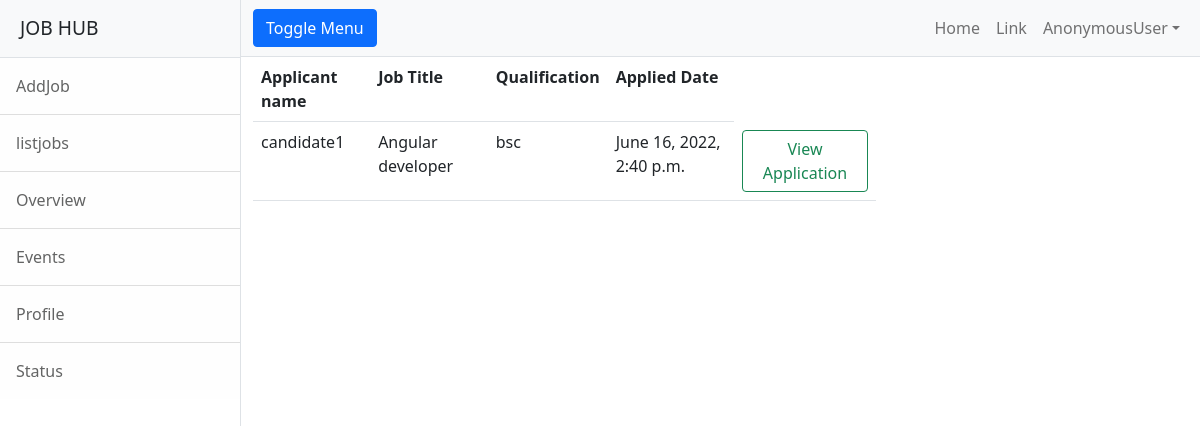
/employer/application/all/11, run on the app's committed database.
### employer/models.py (models this page shows)
class Application(models.Model):
    applicant=models.ForeignKey(User,on_delete=models.CASCADE,related_name="applicant")
    job=models.ForeignKey(Jobs,on_delete=models.CASCADE)
    options=(
        ("applied","applied"),
        ("accepted","accepted"),
        ("pending","pending"),
        ("cancelled","cancelled")
    )
    status=models.CharField(max_length=120,choices=options,default="applied")
    date=models.DateTimeField(auto_now_add=True)
    class Meta:
        unique_together=("applicant","job")

class User(AbstractUser):
    options=(
        ("employer","employer"),
        ("candidate","candidate")
    )
    role=models.CharField(max_length=120,choices=options,default="candidate")
    phone=models.CharField(max_length=12,null=True)
    location=models.CharField(max_length=120)
    email=models.CharField(max_length=120)

class Jobs(models.Model):
    job_title_name = models.CharField(max_length=150)
    company = models.ForeignKey(User, on_delete=models.CASCADE, related_name="company")
    location = models.CharField(max_length=120)
    salary = models.PositiveIntegerField(null=True)
    experience = models.PositiveIntegerField(default=0)
    created_date = models.DateField(auto_now_add=True)
    last_date = models.DateField(null=True)
    active_status = models.BooleanField(default=True)
    description=models.CharField(max_length=150)

### candidate/models.py (models this page shows)
class Candidateprofile(models.Model):
    user=models.OneToOneField(User,on_delete=models.CASCADE,related_name="candidate")
    profile_pic=models.ImageField(upload_to="candidate")
    resume=models.FileField(upload_to="cv",null=True)
    qualification=models.CharField(max_length=120)
    skills=models.CharField(max_length=120)
    experience=models.PositiveIntegerField(default=0)
    age=models.PositiveIntegerField(default=0)
    location=models.CharField(max_length=120)

### employer/views.py (the view)
# urls.py: path("application/all/<int:id>",views.EmployerApplicationList.as_view(),name="emp-applistjob"),
class EmployerApplicationList(ListView):
    model=Application
    context_object_name = "applications"
    template_name = "emp-applicationlist.html"
    def get_queryset(self):
        return Application.objects.filter(job=self.kwargs.get("id")) .exclude(status="cancelled")

### employer/templates/emp-applicationlist.html (shortened to what this page needs)
{%extends 'base.html'%}
{%block body_block%}
    <div class="col-8">
        <table class="table">
            <tr>
                <th>Applicant name</th>
                <th>Job Title</th>
                <th>Qualification</th>
                <th>Applied Date</th>
            </tr>
            {%for application in applications%}
            <tr>
                <td>{{application.applicant.username}}</td>
                <td>{{application.job.job_title_name}}</td>
                <td>{{application.applicant.candidate.qualification}}</td>
                <td>{{application.date}}</td>
                <td> <a href="{%url 'emp-detailapp' application.id%}" class="btn btn-outline-success">View Application</a>
</td>
            </tr>
            {%endfor%}
        </table>
    </div>
</div>
{%endblock%}

### data on the page
Application: applicant.username "candidate1", job.job_title_name "Angular developer", applicant.candidate.qualification "bsc", date "June 16, 2022, 2:40 p.m."

### other printed values
{{ request.user }} "AnonymousUser"
